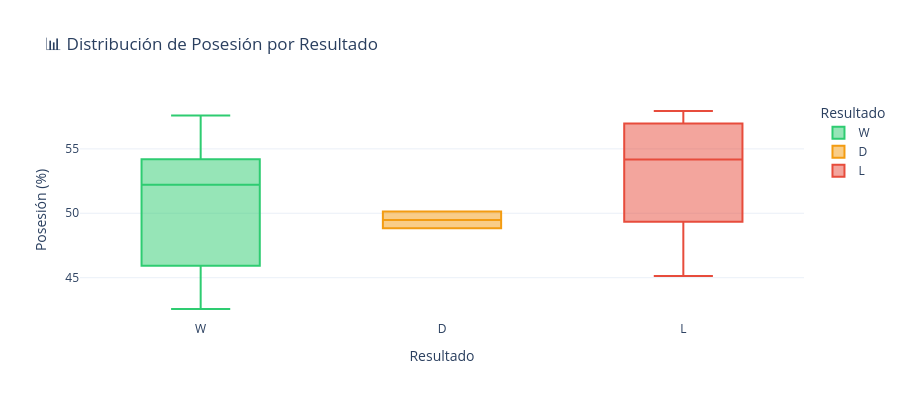

Notebook source saved alongside this figure:
### Code cell
# Posesión vs Resultado
fig_poss_result = px.box(
    df,
    x='result',
    y='possession',
    color='result',
    color_discrete_map={'W': '#2ecc71', 'D': '#f39c12', 'L': '#e74c3c'},
    category_orders={'result': ['W', 'D', 'L']},
    labels={'result': 'Resultado', 'possession': 'Posesión (%)'},
    title='📊 Distribución de Posesión por Resultado'
)

fig_poss_result.update_layout(template='plotly_white', height=400)
fig_poss_result.show()

### Figure 1 — Plotly figure (JSON) as saved in the notebook; plotly's stock layout.template omitted (floating-point values rounded to 4 significant figures)
{"data": [{"alignmentgroup": "True", "hovertemplate": "Resultado=%{x}<br>Posesión (%)=%{y}<extra></extra>", "legendgroup": "W", "marker": {"color": "#2ecc71"}, "name": "W", "notched": false, "offsetgroup": "W", "orientation": "v", "showlegend": true, "type": "box", "x": ["W", "W", "W", "W", "W", "W", "W", "W", "W", "W"], "x0": " ", "xaxis": "x", "y": [48.55, 45.92, 54.2, 53.05, 42.57, 57.59, 55.02, 44.3, 54, 51.37], "y0": " ", "yaxis": "y"}, {"alignmentgroup": "True", "hovertemplate": "Resultado=%{x}<br>Posesión (%)=%{y}<extra></extra>", "legendgroup": "D", "marker": {"color": "#f39c12"}, "name": "D", "notched": false, "offsetgroup": "D", "orientation": "v", "showlegend": true, "type": "box", "x": ["D", "D"], "x0": " ", "xaxis": "x", "y": [48.83, 50.13], "y0": " ", "yaxis": "y"}, {"alignmentgroup": "True", "hovertemplate": "Resultado=%{x}<br>Posesión (%)=%{y}<extra></extra>", "legendgroup": "L", "marker": {"color": "#e74c3c"}, "name": "L", "notched": false, "offsetgroup": "L", "orientation": "v", "showlegend": true, "type": "box", "x": ["L", "L", "L", "L", "L"], "x0": " ", "xaxis": "x", "y": [56.65, 57.94, 45.14, 54.18, 50.75], "y0": " ", "yaxis": "y"}], "layout": {"boxmode": "overlay", "height": 400, "legend": {"title": {"text": "Resultado"}, "tracegroupgap": 0}, "title": {"text": "📊 Distribución de Posesión por Resultado"}, "xaxis": {"anchor": "y", "categoryarray": ["W", "D", "L"], "categoryorder": "array", "domain": [0, 1], "title": {"text": "Resultado"}}, "yaxis": {"anchor": "x", "domain": [0, 1], "title": {"text": "Posesión (%)"}}}}
